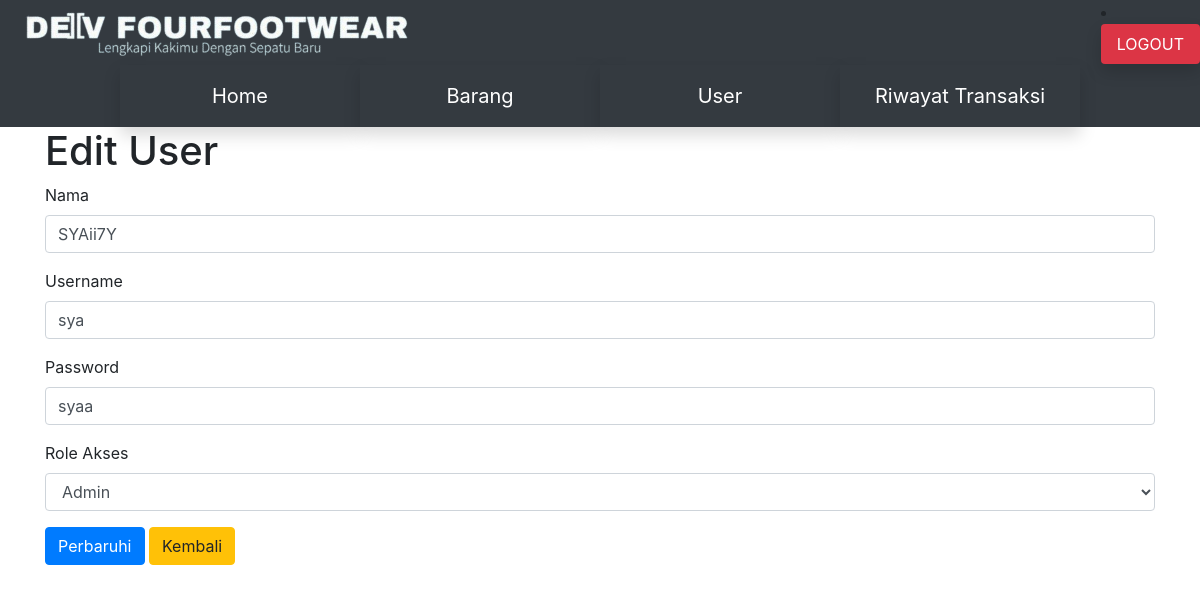
The page /index.php?page=user_edit&id=1 (signed in) on the database its author committed.
### tables this page shows
CREATE TABLE `user` (
  `id_user` int(11) NOT NULL,
  `nama` varchar(50) NOT NULL,
  `username` varchar(20) NOT NULL,
  `password` varchar(50) NOT NULL,
  `role_id` int(11) NOT NULL
);

CREATE TABLE `role` (
  `id_role` int(11) NOT NULL,
  `nama` varchar(20) NOT NULL
);

### page/user_edit.php (the view, shortened to what this page needs)
<?php
$role = mysqli_query($koneksi,"SELECT * FROM role");
if (isset($_GET['id'])) {
	$id = $_GET['id'];
	$data = mysqli_query($koneksi, "SELECT * FROM user where id_user='$id'");
	$data = mysqli_fetch_assoc($data);
}
?>
<div class="container">
	<h1>Edit User</h1>
	<form method="post">
	  <div class="form-group">
	    <label>Nama</label>
	    <input type="text" name="nama" class="form-control" placeholder="Nama User" value="<?=$data['nama']?>">
	  </div>
	  <div class="form-group">
	    <label>Username</label>
	    <input type="text" name="username" class="form-control" placeholder="Username" value="<?=$data['username']?>">
	  </div>
	  <div class="form-group">
	    <label>Password</label>
	    <input type="text" name="password" class="form-control" placeholder="Password" value="<?=$data['password']?>">
	  </div>
	  <div class="form-group">
	    <label>Role Akses</label>
	    <select class="form-control" name="role_id">
	    <?php while($row = mysqli_fetch_array($role)){?>
	    	<option value="<?=$row['id_role']?>" <?=$row['id_role']==$data['role_id']?'selected':''?> ><?=$row['nama']?></option>
	    <?php } ?>
	    </select>
	  </div>
  	<input type="submit" name="update" value="Perbaruhi" class="btn btn-primary">
  	<a href="?page=user" class="btn btn-warning">Kembali</a>
	</form>
</div>

### rows shown on the page
user: nama "SYAii7Y", username "sya", password "syaa", role_id "Admin"
